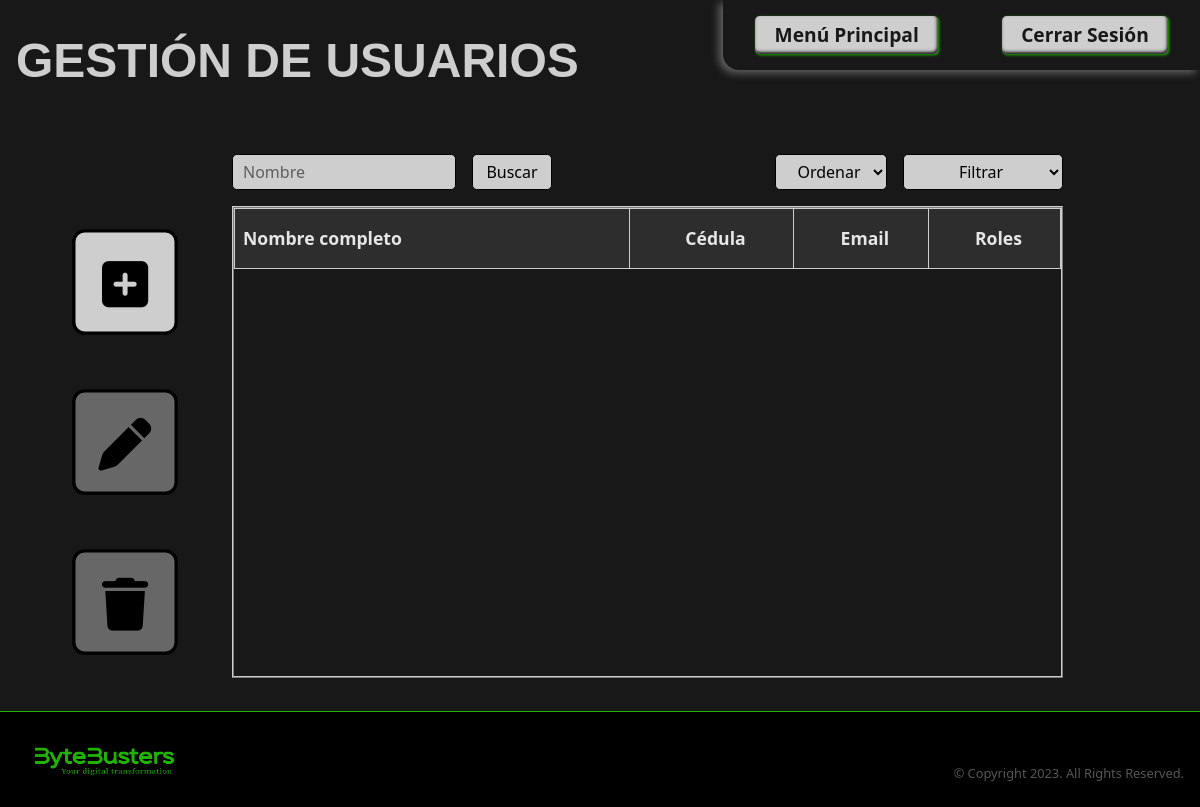
Page /pages/abm-usuarios.php on the earlier database version.
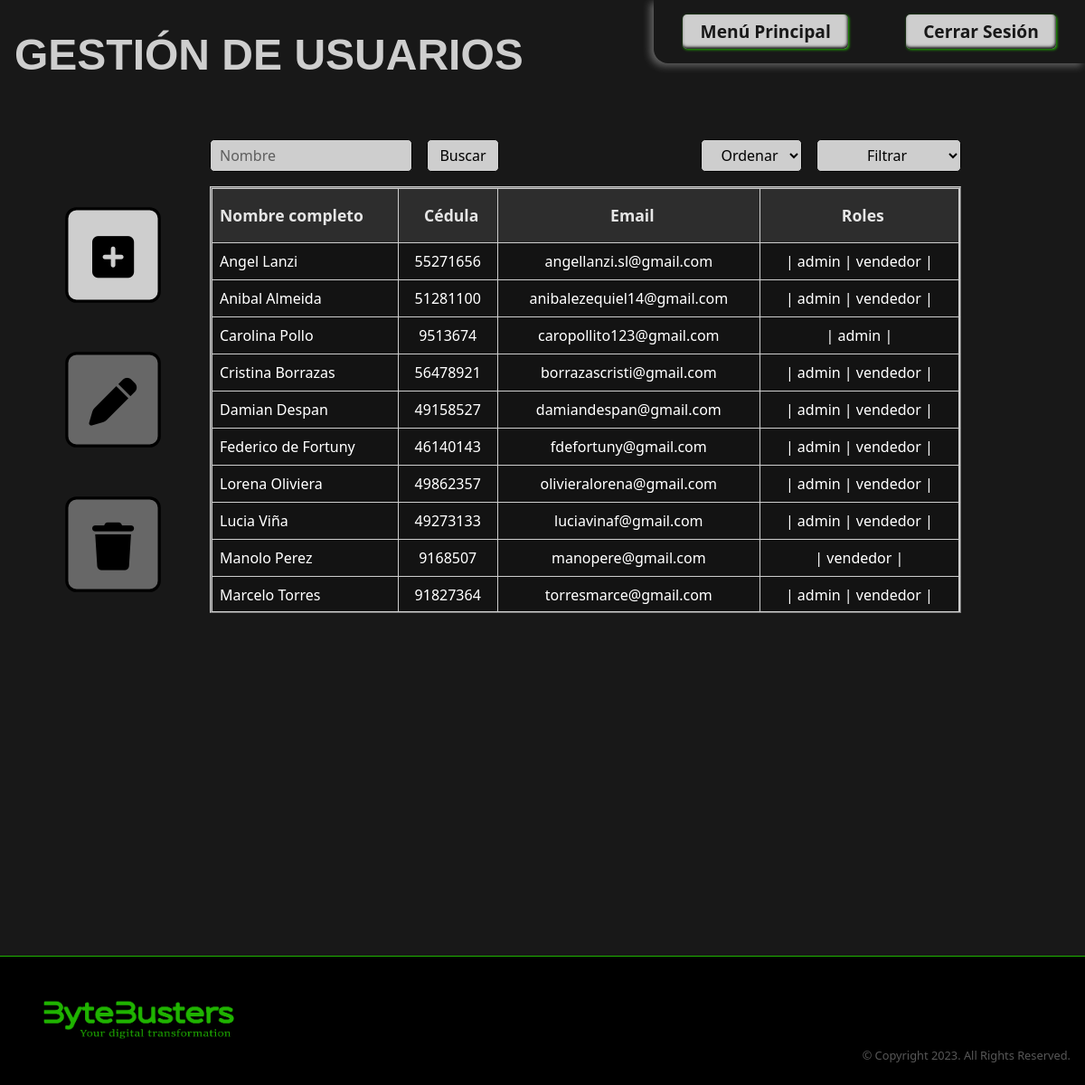
Same page on the later database version.
### tables this page shows
CREATE TABLE IF NOT EXISTS `USUARIOS` (
  `ci` varchar(8) NOT NULL,
  `pass` varchar(255) NOT NULL,
  `nombre` varchar(45) NOT NULL,
  `email` varchar(45) NOT NULL,
  `apellido` varchar(45) NOT NULL,
  `activo` boolean NOT NULL DEFAULT TRUE,
  PRIMARY KEY(`ci`)
);

### src/repository/users.repository.php (called while the page is built, shortened)
<?php
function findAllUsers(): array
{
    require realpath(dirname(__FILE__)) . "/../db/conexion.php";
    try {
        $statement = $con->prepare("SELECT * FROM USUARIOS WHERE activo = :isActive ORDER BY nombre ASC" );
        $statement->execute(array(":isActive" => 1));
        $reg = $statement->fetchAll(PDO::FETCH_ASSOC);
        return $reg ? $reg : [];
    } catch (Exception $e) {
        die("ERROR SQL in findAllUsers(): " . $e->getMessage());
    }
}
function findRoles(string $ci): array
{
    require realpath(dirname(__FILE__)) . "/../db/conexion.php";
    try {
        $statement = $con->prepare("SELECT id, nombreRol
                                    FROM USUARIOS_has_ROLES ur
                                    JOIN ROLES r
                                    ON r.id = ur.ROLES_id
                                    WHERE ur.USUARIOS_ci = :ci");
        $statement->execute(array(':ci' => $ci));
        $rolNamesList = [];
        $rolesIdsList = [];
        while ($reg = $statement->fetch(PDO::FETCH_ASSOC)) {
            if ($reg) {
                array_push($rolesIdsList, $reg['id']);
                array_push($rolNamesList, $reg['nombreRol']);
            }
        }
        return [$rolesIdsList, $rolNamesList];
    } catch (Exception $e) {
        die("ERROR SQL in findRoles(): " . $e->getMessage());
    }
}

### src/modules/users/abm-usuarios.php (the view, shortened to what this page needs)
<?php
require realpath(dirname(__FILE__)) . "/../../repository/users.repository.php";
function getUsersTableDataHTML(): string
{
    $usersData = findAllUsers();
    $usersList = '';
    foreach ($usersData as $user) {
        $rolesList = findRoles($user['ci']);
        $roles = '| ';
        foreach ($rolesList[1] as $rol) {
            $roles .= ' ' . $rol . ' |';
        }
        $usersList .= '
                        <tr id="' . $user['ci'] . '" class="align-middle" onclick="selectUserRow(' . $user['ci'] . ')">
                            <td class="user-select-none first-in-table">' . $user['nombre'] . ' ' . $user['apellido'] . '</td>
                            <td>' . $user['ci'] . '</td>
                            <td class="user-select-none">' . $user['email'] . '</td>
                            <td class="user-select-none">' . $roles . '</td>
                        </tr>';
    }
    return $usersList;
}

Differences in the rows shown:
now on this page (row edited): usuarios: nombre "Angel", apellido "Lanzi", ci "55271656", email "angellanzi.sl@gmail.com", roles "| admin | vendedor |"
now on this page (row edited): usuarios: nombre "Anibal", apellido "Almeida", ci "51281100", email "anibalezequiel14@gmail.com", roles "| admin | vendedor |"
now on this page (row edited): usuarios: nombre "Carolina", apellido "Pollo", ci "9513674", email "caropollito123@gmail.com", roles "| admin |"
now on this page (row edited): usuarios: nombre "Cristina", apellido "Borrazas", ci "56478921", email "borrazascristi@gmail.com", roles "| admin | vendedor |"
now on this page (row edited): usuarios: nombre "Damian", apellido "Despan", ci "49158527", email "damiandespan@gmail.com", roles "| admin | vendedor |"
now on this page (row edited): usuarios: nombre "Federico", apellido "de Fortuny", ci "46140143", email "fdefortuny@gmail.com", roles "| admin | vendedor |"
now on this page (row edited): usuarios: nombre "Lorena", apellido "Oliviera", ci "49862357", email "olivieralorena@gmail.com", roles "| admin | vendedor |"
now on this page (row edited): usuarios: nombre "Lucia", apellido "Viña", ci "49273133", email "luciavinaf@gmail.com", roles "| admin | vendedor |"
now on this page (row edited): usuarios: nombre "Manolo", apellido "Perez", ci "9168507", email "manopere@gmail.com", roles "| vendedor |"
now on this page (row edited): usuarios: nombre "Marcelo", apellido "Torres", ci "91827364", email "torresmarce@gmail.com", roles "| admin | vendedor |"
